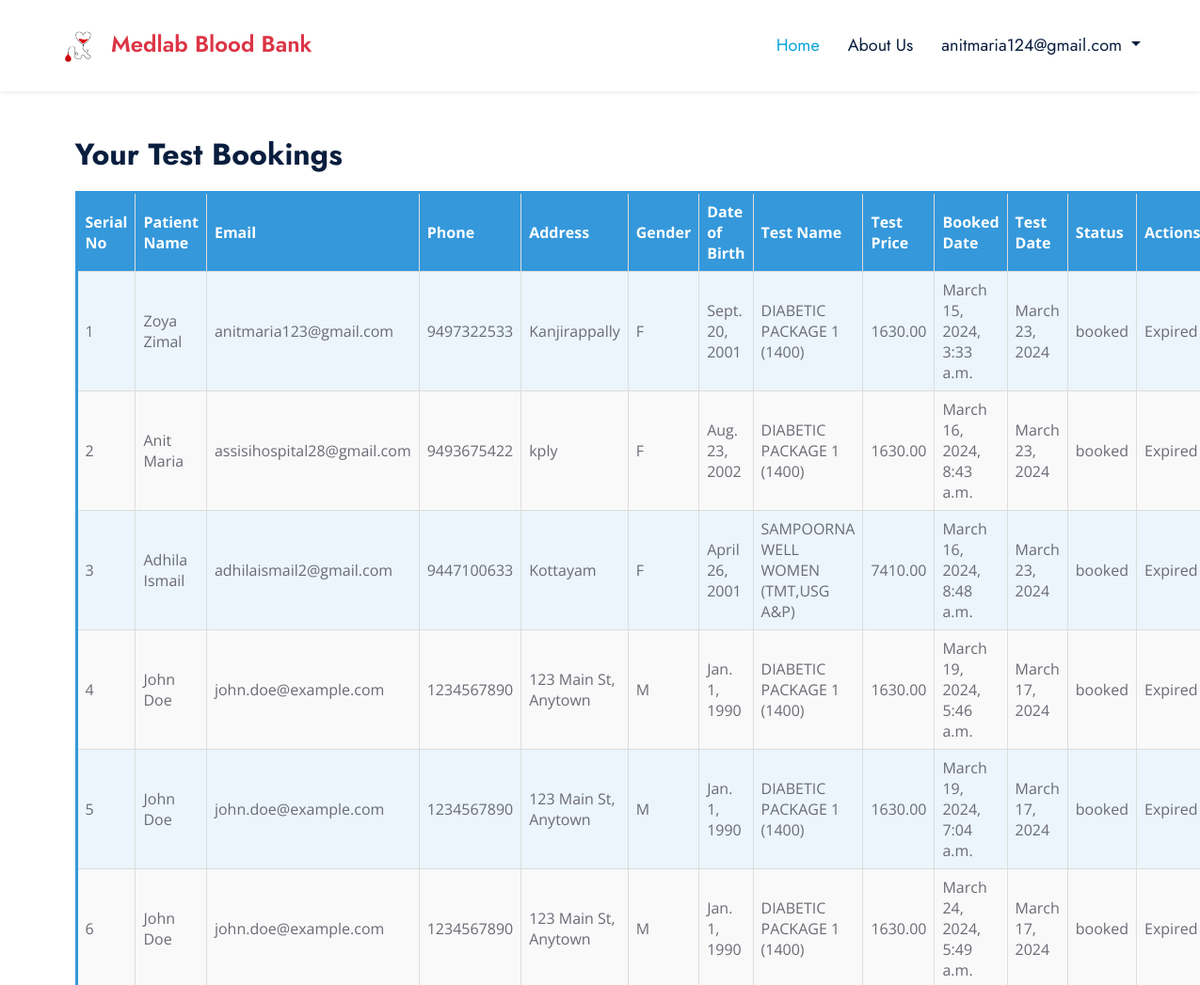
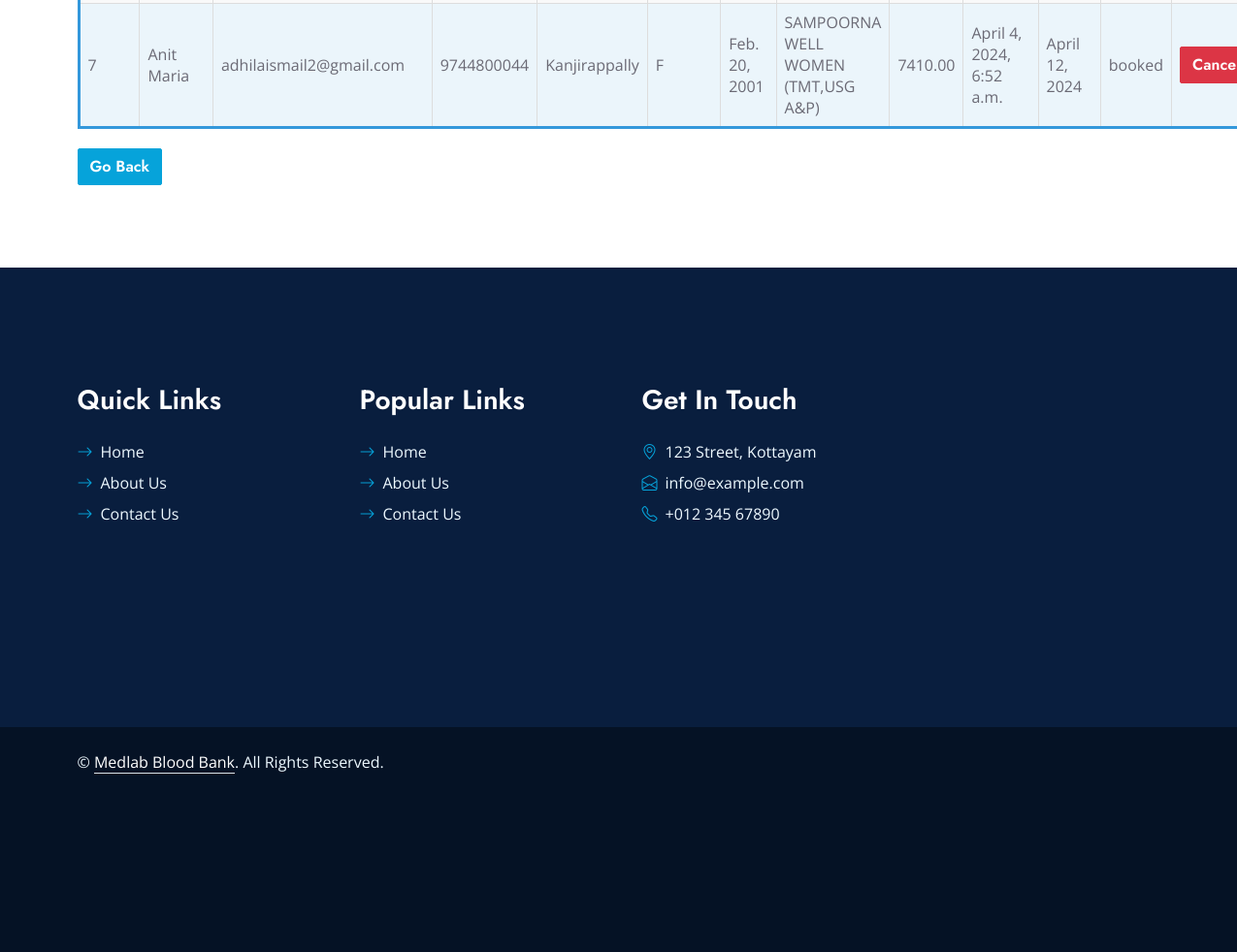
The page /viewtestbookings/ (signed in) on the database its author committed (2 pictures, top to bottom).
### website/models.py (models this page shows, shortened)
class CustomUser(AbstractUser):
    DONOR = 1
    HOSPITAL = 2
    STAFF = 3
    REGISTEREDDONOR = 4
    LABSTAFF = 5
    ROLE_CHOICE = (
        (DONOR, 'DONOR'),
        (HOSPITAL, 'HOSPITAL'),
        (STAFF, 'STAFF'),
        (REGISTEREDDONOR, 'REGISTEREDDONOR'),
        (LABSTAFF, 'LABSTAFF'),
    )
    username=None
    first_name = None
    last_name = None
    USERNAME_FIELD = 'email'
    email = models.EmailField(max_length=100, unique=True)
    phone = models.CharField(max_length=12, blank=True)
    password = models.CharField(max_length=128)
    role = models.IntegerField(choices=ROLE_CHOICE,default='1')
    is_admin = models.BooleanField(default=False)
    is_staff = models.BooleanField(default=False)
    is_active = models.BooleanField(default=True)
    is_superadmin = models.BooleanField(default=False)
    patient = models.OneToOneField('website.Patient', on_delete=models.CASCADE, null=True, blank=True, related_name='user_patient')
    REQUIRED_FIELDS = ['phone']
    objects = UserManager()

class Booking(models.Model):
    STATUS_CHOICES = (
        ('booked', 'Booked'),
        ('cancelled', 'Cancelled'),
        ('expired', 'Expired'),
    )
    patient = models.ForeignKey(Patient, on_delete=models.CASCADE)
    booked_date = models.DateTimeField(auto_now_add=True)
    test_date = models.DateField( null=True,blank=True)
    status = models.CharField(max_length=20, choices=STATUS_CHOICES, default='booked')

class Patient(models.Model):
    user = models.ForeignKey(CustomUser, on_delete=models.CASCADE, default=1, related_name='patient_user')
    full_name = models.CharField(max_length=255)
    email = models.EmailField()
    phone = models.CharField(max_length=15)
    address = models.TextField()
    gender = models.CharField(max_length=1, choices=[('M', 'Male'), ('F', 'Female'), ('O', 'Other')])
    date_of_birth = models.DateField()
    selected_test = models.ForeignKey(LaboratoryTest, on_delete=models.SET_NULL, null=True, blank=True)
    status = models.IntegerField(default=0)

class LaboratoryTest(models.Model):
    test_name = models.CharField(max_length=255)
    test_price = models.DecimalField(max_digits=10, decimal_places=2)
    package_details = models.JSONField()

### website/views.py (the view)
# urls.py: path('viewtestbookings/', views.viewtestbookings, name='viewtestbookings'),
@login_required
def viewtestbookings(request):
    patient = request.user.id
    bookings = []
    variable = Patient.objects.filter(user_id=patient)
    if variable.exists():
        for i in variable:
            bookings.extend(Booking.objects.filter(patient_id=i.id))
        bookings = [booking for booking in bookings if booking.status != 'cancelled']
        for booking in bookings:
            if booking.test_date:
                if isinstance(booking.test_date, datetime.date):
                    time_difference = booking.test_date - datetime.date.today()
                    booking.is_cancelable = (
                        time_difference.days > 0
                    )
                    print(f"Booking for {booking.patient.full_name} - is_cancelable: {booking.is_cancelable}")
                    print(f"Booked Date: {booking.booked_date}")
                    print(f"Test Date: {booking.test_date}")
                else:
                    print(f"Invalid test_date for {booking.patient.full_name}: {booking.test_date}")
    else:
        print("No bookings found for the patient.")
    context = {'bookings': bookings}
    return render(request, 'viewtestbookings.html', context)

### templates/viewtestbookings.html (shortened to what this page needs)
{% extends 'baselab.html' %}
{% block content %}
<div class="container">
    <br><br>
    <h2>Your Test Bookings</h2>
    {% if bookings %}
        <table border="1">
            <thead>
                <tr>
                    <th>Serial No</th>
                    <th>Patient Name</th>
                    <th>Email</th>
                    <th>Phone</th>
                    <th>Address</th>
                    <th>Gender</th>
                    <th>Date of Birth</th>
                    <th>Test Name</th>
                    <th>Test Price</th>
                    <th>Booked Date</th>
                    <th>Test Date</th>
                    <th>Status</th>
                    <th>Actions</th>
                </tr>
            </thead>
            <tbody>
                {% for booking in bookings %}
                    <tr>
                        <td>{{ forloop.counter }}</td>
                        <td>{{ booking.patient.full_name }}</td>
                        <td>{{ booking.patient.email }}</td>
                        <td>{{ booking.patient.phone }}</td>
                        <td>{{ booking.patient.address }}</td>
                        <td>{{ booking.patient.gender }}</td>
                        <td>{{ booking.patient.date_of_birth }}</td>
                        <td>{{ booking.patient.selected_test.test_name }}</td>
                        <td>{{ booking.patient.selected_test.test_price }}</td>
                        <td>{{ booking.booked_date }}</td>
                        <td>{{ booking.test_date }}</td>
                        <td>{{ booking.status }}</td>
                        <td>
                            {% if booking.test_date %}
                                {% if booking.is_cancelable %}
                                    <button class="btn btn-danger cancel-booking-btn" data-booking-id="{{ booking.id }}">Cancel</button>
                                {% elif booking.test_date > timezone.now %}
                                    Booked
                                {% else %}
                                    Expired
                                {% endif %}
                            {% else %}
                                Test Date Not Set
                            {% endif %}
                        </td>
                    </tr>
                {% endfor %}
            </tbody>
        </table>
        <div class="go-back-button">
            <a href="{% url 'homelab' %}" class="btn btn-primary">Go Back</a>
        </div>
    {% else %}
        <p>No bookings found.</p>
    {% endif %}
</div>
{% endblock %}

### templates/baselab.html (shortened to what this page needs)
{% load static %}
<html lang="en">
<head>
    <link href="https://cdnjs.cloudflare.com/ajax/libs/font-awesome/5.10.0/css/all.min.css" rel="stylesheet">
    <link href="https://cdn.jsdelivr.net/npm/bootstrap-icons@1.4.1/font/bootstrap-icons.css" rel="stylesheet">
    <link href="{% static 'lib/owlcarousel/assets/owl.carousel.min.css' %}" rel="stylesheet">
    <link href="{% static 'lib/animate/animate.min.css' %}" rel="stylesheet">
    <link href="{% static 'lib/tempusdominus/css/tempusdominus-bootstrap-4.min.css' %}" rel="stylesheet" />
    <link href="{% static 'lib/twentytwenty/twentytwenty.css' %}" rel="stylesheet" />
    <link href="{% static 'css/bootstrap.min.css' %}" rel="stylesheet">
    <link href="{% static 'css/style.css' %}" rel="stylesheet">
</head>
<body>
    <nav class="navbar navbar-expand-lg bg-white navbar-light shadow-sm px-5 py-3 py-lg-0">
        <a href="{% url 'homebloodbank' %}" class="navbar-brand p-0">
            <h4 class="m-0 text-danger"><img height="40px" width="70px" src="{% static 'img/logo.png' %}">Medlab Blood Bank</h4>
        </a>
        <div class="collapse navbar-collapse" id="navbarCollapse">
            <div style="position: relative; color: #fff; margin-left: 10px;">
            </div>
            <div class="navbar-nav ms-auto py-0">
                <a href="{% url 'homelab' %}" class="nav-item nav-link active">Home</a>
                <a href="#" class="nav-item nav-link">About Us</a>
                {% if user.is_authenticated %}
                    <div class="nav-item dropdown">
                        <a class="nav-link dropdown-toggle" href="#" id="userDropdown" role="button" data-bs-toggle="dropdown" aria-haspopup="true" aria-expanded="false">
                            {{ user.email }}
                        </a>
                    </div>
                {% else %}
                    <a href="{% url 'loginn' %}" class="nav-item nav-link">Login</a>
                {% endif %}
            </div>
        </div>
    </nav>
{% block content %}{% endblock %}
<div class="container-fluid bg-dark text-light py-5 wow fadeInUp" data-wow-delay="0.3s" style="margin-top: -75px;">
    <div class="container pt-5">
        <div class="row g-5 pt-4">
            <div class="col-lg-3 col-md-6">
                <h3 class="text-white mb-4">Quick Links</h3>
                <div class="d-flex flex-column justify-content-start">
                    <a class="text-light mb-2" href="#"><i class="bi bi-arrow-right text-primary me-2"></i>Home</a>
                    <a class="text-light mb-2" href="#"><i class="bi bi-arrow-right text-primary me-2"></i>About Us</a>
                    <a class="text-light" href=""><i class="bi bi-arrow-right text-primary me-2"></i>Contact Us</a>
                </div>
            </div>
            <div class="col-lg-3 col-md-6">
                <h3 class="text-white mb-4">Popular Links</h3>
                <div class="d-flex flex-column justify-content-start">
                    <a class="text-light mb-2" href="#"><i class="bi bi-arrow-right text-primary me-2"></i>Home</a>
                    <a class="text-light mb-2" href="#"><i class="bi bi-arrow-right text-primary me-2"></i>About Us</a>
                    <a class="text-light" href="#"><i class="bi bi-arrow-right text-primary me-2"></i>Contact Us</a>
                </div>
            </div>
            <div class="col-lg-3 col-md-6">
                <h3 class="text-white mb-4">Get In Touch</h3>
                <p class="mb-2"><i class="bi bi-geo-alt text-primary me-2"></i>123 Street, Kottayam</p>
                <p class="mb-2"><i class="bi bi-envelope-open text-primary me-2"></i>info@example.com</p>
                <p class="mb-0"><i class="bi bi-telephone text-primary me-2"></i>+012 345 67890</p>
            </div>
        </div>
    </div>
</div>
<div class="container-fluid text-light py-4" style="background: #051225;">
    <div class="container">
        <div class="row g-0">
            <div class="col-md-6 text-center text-md-start">
                <p class="mb-md-0">&copy; <a class="text-white border-bottom" href="#">Medlab Blood Bank</a>. All Rights Reserved.</p>
            </div>
        </div>
    </div>
</div>
</body>
</html>

### static/css/style.css (style rules this page uses)
:root { --primary: #06A3DA; --secondary: #F57E57; --light: #EEF9FF; --dark: #091E3E; --medium:#a82f2f; }
h1, h2, .font-weight-bold { font-weight: 700 !important; }
h3, h4, .font-weight-semi-bold { font-weight: 600 !important; }
.btn { font-family: 'Jost', sans-serif; font-weight: 600; transition: .5s; }
.btn-primary, .btn-secondary { color: #FFFFFF; }
.navbar-light .navbar-nav .nav-link { font-family: 'Jost', sans-serif; padding: 35px 15px; font-size: 18px; color: var(--dark); outline: none; transition: .5s; }
.navbar-light .navbar-nav .nav-link:hover, .navbar-light .navbar-nav .nav-link.active { color: var(--primary); }

### templates/viewtestbookings.html (style rules this page uses)
.container { margin-bottom: 160px; }
table { width: 100%; border-collapse: collapse; margin-top: 20px; border: 3px solid #3498db; }
th, td { border: 1px solid #ddd; padding: 8px; text-align: left; }
th { background-color: #3498db; color: #fff; }
tr:nth-child(even) { background-color: #f9f9f9; }
tr:nth-child(odd) { background-color: #ebf5fb; }
.go-back-button { margin-top: 20px; }

### rows shown on the page
CustomUser: email "anitmaria124@gmail.com"
Booking: patient.full_name "Zoya Zimal", patient.email "anitmaria123@gmail.com", patient.phone "9497322533", patient.address "Kanjirappally", patient.gender "F", patient.date_of_birth "Sept. 20, 2001", patient.selected_test.test_name "DIABETIC PACKAGE 1 (1400)", patient.selected_test.test_price "1630.00", booked_date "March 15, 2024, 3:33 a.m.", test_date "March 23, 2024", status "booked", shows "Expired"
Booking: patient.full_name "Anit Maria", patient.email "assisihospital28@gmail.com", patient.phone "9493675422", patient.address "kply", patient.gender "F", patient.date_of_birth "Aug. 23, 2002", patient.selected_test.test_name "DIABETIC PACKAGE 1 (1400)", patient.selected_test.test_price "1630.00", booked_date "March 16, 2024, 8:43 a.m.", test_date "March 23, 2024", status "booked", shows "Expired"
Booking: patient.full_name "Adhila Ismail", patient.email "adhilaismail2@gmail.com", patient.phone "9447100633", patient.address "Kottayam", patient.gender "F", patient.date_of_birth "April 26, 2001", patient.selected_test.test_name "SAMPOORNA WELL WOMEN (TMT,USG A&P)", patient.selected_test.test_price "7410.00", booked_date "March 16, 2024, 8:48 a.m.", test_date "March 23, 2024", status "booked", shows "Expired"
Booking: patient.full_name "John Doe", patient.email "john.doe@example.com", patient.phone "1234567890", patient.address "123 Main St, Anytown", patient.gender "M", patient.date_of_birth "Jan. 1, 1990", patient.selected_test.test_name "DIABETIC PACKAGE 1 (1400)", patient.selected_test.test_price "1630.00", booked_date "March 19, 2024, 5:46 a.m.", test_date "March 17, 2024", status "booked", shows "Expired"
Booking: patient.full_name "John Doe", patient.email "john.doe@example.com", patient.phone "1234567890", patient.address "123 Main St, Anytown", patient.gender "M", patient.date_of_birth "Jan. 1, 1990", patient.selected_test.test_name "DIABETIC PACKAGE 1 (1400)", patient.selected_test.test_price "1630.00", booked_date "March 19, 2024, 7:04 a.m.", test_date "March 17, 2024", status "booked", shows "Expired"
Booking: patient.full_name "John Doe", patient.email "john.doe@example.com", patient.phone "1234567890", patient.address "123 Main St, Anytown", patient.gender "M", patient.date_of_birth "Jan. 1, 1990", patient.selected_test.test_name "DIABETIC PACKAGE 1 (1400)", patient.selected_test.test_price "1630.00", booked_date "March 24, 2024, 5:49 a.m.", test_date "March 17, 2024", status "booked", shows "Expired"
Booking: patient.full_name "Anit Maria", patient.email "adhilaismail2@gmail.com", patient.phone "9744800044", patient.address "Kanjirappally", patient.gender "F", patient.date_of_birth "Feb. 20, 2001", patient.selected_test.test_name "SAMPOORNA WELL WOMEN (TMT,USG A&P)", patient.selected_test.test_price "7410.00", booked_date "April 4, 2024, 6:52 a.m.", test_date "April 12, 2024", status "booked"
